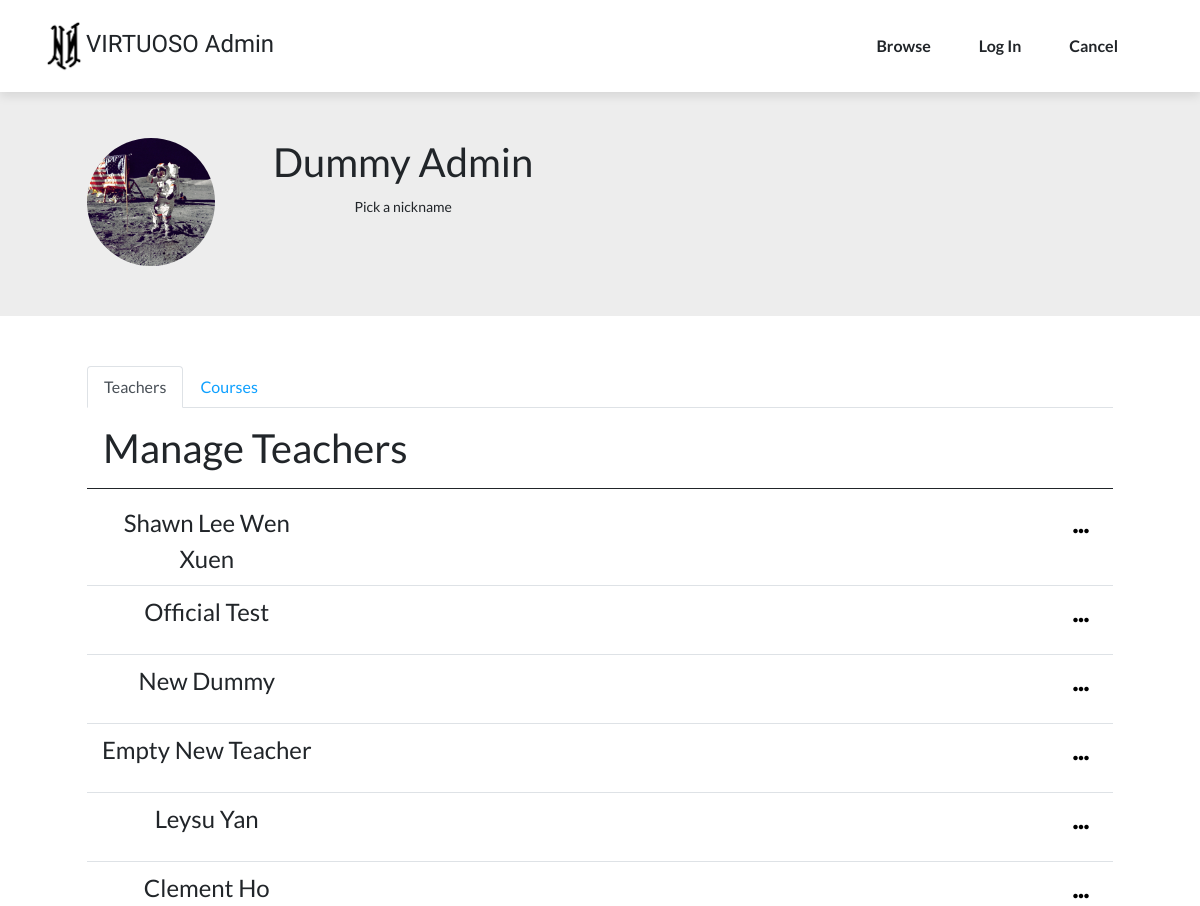
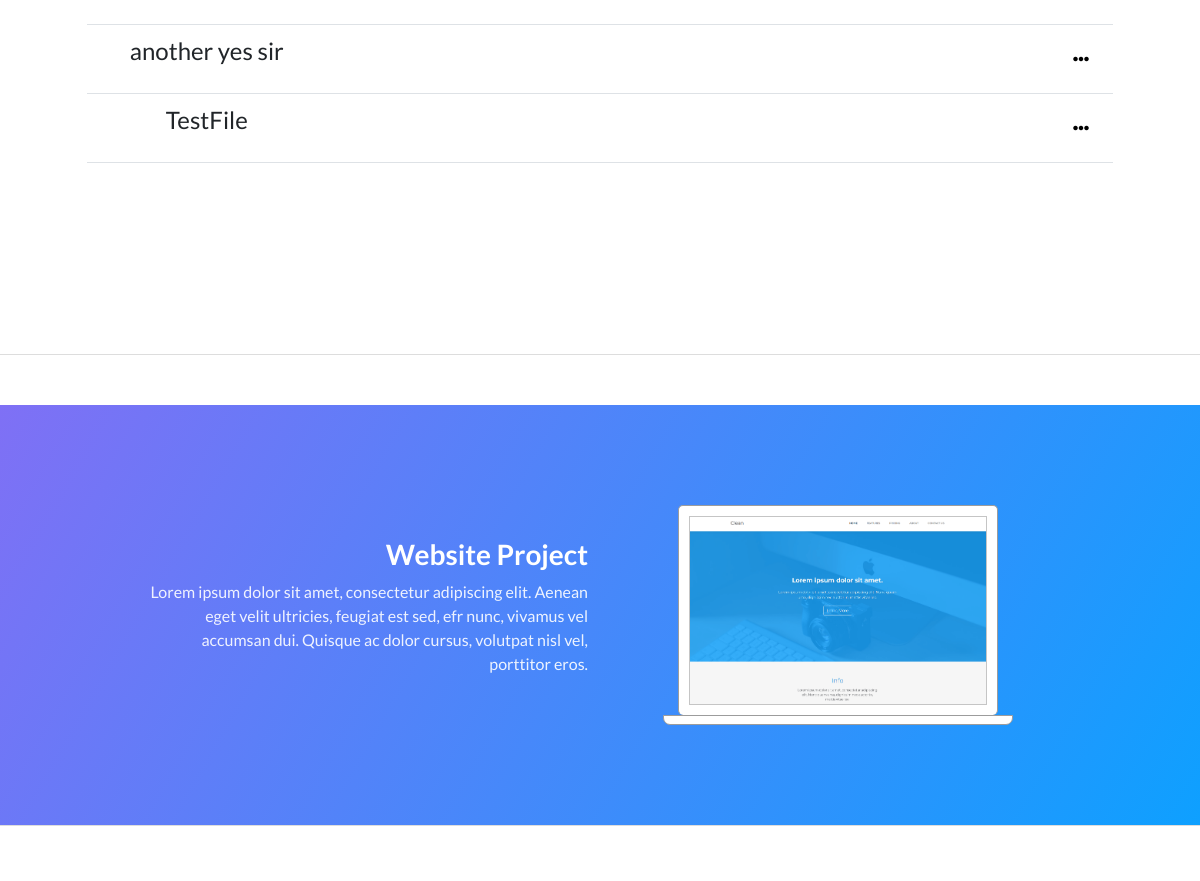
Page /adminhome.php on the committed database (2 pictures, top to bottom).
### tables this page shows
CREATE TABLE `t_proposal` (
  `t_proposal_id` int(11) NOT NULL,
  `t_sub` varchar(128) NOT NULL,
  `t_years` varchar(128) NOT NULL,
  `t_brief` text NOT NULL,
  `t_up_fid` int(11) DEFAULT NULL,
  `t_url` varchar(128) DEFAULT NULL,
  `t_fid` int(11) NOT NULL
);

CREATE TABLE `teacher` (
  `t_ID` int(11) NOT NULL,
  `t_username` varchar(128) NOT NULL,
  `t_name` varchar(128) NOT NULL,
  `t_email` varchar(128) NOT NULL,
  `t_pwd` varchar(128) NOT NULL,
  `t_status` int(1) NOT NULL DEFAULT 0,
  `approval_admin_fid` int(11) DEFAULT NULL
);

### includes/adminmanageuser.inc.php (the view, shortened to what this page needs)
<?php
$conn = mysqli_connect("localhost", "root", "", "virtuoso");
$sql = "SELECT t.t_ID,t.t_name,t.t_email,t.t_status,p.t_sub,p.t_years,p.t_brief,p.t_fid,p.t_url,p.t_up_fid FROM teacher AS t LEFT JOIN t_proposal AS p ON t.t_ID= p.t_fid;";
$result = $conn -> query($sql);
if ($result -> num_rows > 0){
    while ($row = $result -> fetch_assoc()){
    echo "<form method = 'post' action = 'includes/adminteacherstatus.inc.php'>
    <input type='hidden' id='custId' name='tId' value=".$row["t_ID"].">
    <tr>
    <td style='width: 265px;font-size: 24px;'>".$row["t_name"]."</td>
    <td style='width: 924px;'>
        <div>
        <a class='btn btn-primary listgroupdropMain' data-bs-toggle='collapse' aria-expanded='false' aria-controls='collapse-1' href='#collapse-".$row["t_ID"]."' role='button' style='float: right;'><i class='fas fa-ellipsis-h'></i></a>
            <div class='collapse' id='collapse-".$row["t_ID"]."' class='collapse' style='clear: right;'>
                <div class='row'>
                    <div class='col'>
                        <p>Subject</p>
                    </div>
                    <div class='col-xl-9'style='border-left-width: 1px;border-left-style: solid;'>
                        <p style='text-align: left;padding-left: 10px;'>".$row["t_sub"]."</p>
                    </div>
                </div>
                <div class='row'>
                    <div class='col'>
                        <p>Brief Background</p>
                    </div>
                    <div class='col-xl-9'style='border-left-width: 1px;border-left-style: solid;'>
                        <p style='text-align: left;padding-left: 10px;'>".$row["t_brief"]."</p>
                    </div>
                </div>
                <div class='row'>
                    <div class='col'>
                        <p>Experience</p>
                    </div>
                    <div class='col-xl-9'style='border-left-width: 1px;border-left-style: solid;'>
                        <p style='text-align: left;padding-left: 10px;'>".$row["t_years"]."</p>
                    </div>
                </div>";
                echo "<input type='submit' name='act'
                class='btn btn-primary' value='Activate' />
                <input type='submit' name='deact'
                class='btn btn-primary' value='Deactivate' style = 'margin-left:50px;' />
            </div>
        </div>
    </td>
</tr>
</form>";
    }
}
?>

### adminheader.php (shortened to what this page needs)
<!DOCTYPE html>
<html>
<head>
    <link rel="stylesheet" href="assets/bootstrap/css/bootstrap.min.css">
    <link rel="stylesheet" href="assets/fonts/font-awesome.min.css">
    <link rel="stylesheet" href="assets/fonts/ionicons.min.css">
    <link rel="stylesheet" href="assets/css/-Login-form-Page-BS4-.css">
    <link rel="stylesheet" href="https://cdnjs.cloudflare.com/ajax/libs/pikaday/1.6.1/css/pikaday.min.css">
    <link rel="stylesheet" href="assets/css/Login-Form-Dark.css">
    <link rel="stylesheet" href="assets/css/Registration-Form-with-Photo.css">
    <link rel="stylesheet" href="assets/css/Sidebar-Menu-1.css">
    <link rel="stylesheet" href="assets/css/Sidebar-Menu.css">
    <link rel="stylesheet" href="assets/css/untitled.css">
    <link rel="stylesheet" href="https://use.fontawesome.com/releases/v5.0.7/css/all.css">
    <link rel="stylesheet" href="//code.jquery.com/ui/1.12.1/themes/base/jquery-ui.css">
</head>
<body>
    <nav class="navbar navbar-dark navbar-expand-lg fixed-top bg-white portfolio-navbar gradient" style="color: rgb(255, 255, 255);background: rgb(255,255,255);">
        <div class="container">
          <a class="navbar-brand logo" href="index.php" style="color: var(--bs-dark);font-family: Alatsi, sans-serif;">
          <img src="assets/img/Artboard%202@8x.png" style="width: 64px;padding: 0px;margin: -10px;">VIRTUOSO Admin</a>
            <div class="collapse navbar-collapse" id="navbarNav">
                <ul class="navbar-nav ms-auto">
                    <?php
                      if (isset($_SESSION["learnerid"])) {
                        echo "<li class='nav-item'><a class='nav-link' href='browse.php' style='color: var(--bs-dark);'>Browse</a></li>";
                        echo "<li class='nav-item'><a class='nav-link' href='learnerhome.php' style='color: var(--bs-dark);'>My Account</a></li>";
                        echo "<li class='nav-item'><a class='nav-link' href='includes/logout.inc.php' style='color: var(--bs-dark);'>Log out</a></li>";
                      }
                      else {
                        echo "<li class='nav-item'><a class='nav-link' href='browse.php' style='color: var(--bs-dark);'>Browse</a></li>";
                        echo '<li class="nav-item"><a class="nav-link" href="adminlogin.php" style="color: var(--bs-dark);">Log In</a></li>';
                        echo '<li class="nav-item"><a class="nav-link" href="includes/logout.inc.php" style="color: var(--bs-dark);">Cancel</a></li>';
                      }
                    ?>
                </ul>
            </div>
        </div>
    </nav>

### adminhome.php (shortened to what this page needs)
<?php
  include_once 'adminheader.php';
?>
<main class="page lanidng-page">
        <section class="portfolio-block block-intro" style="padding: 50px 75px;padding-bottom: 50px;background: #ededed;">
            <div class="container">
                <div class="row">
                    <div class="col">
                        <div class="row">
                            <div class="col-3" id="avatar" onclick="on()">
                                <picture style="width: 128px;height: 128px;"><img id="profileavatar" src="assets/img/avatars/avatar.jpg" style="width: 128px;height: 128px;border-radius: 176px;"></picture>
                            </div>
                            <div class="col d-xxl-flex align-items-xxl-center">
                                <div>
                                    <h1 class="d-xxl-flex justify-content-xxl-start">
                                        <?php
                                        if(isset($_SESSION["adminname"]) && !empty($_SESSION['adminname'])){
                                            echo $_SESSION["adminname"];
                                        }else{
                                            echo "Dummy Admin";
                                        }
                                        ?>
                                    </h1><small class="d-xxl-flex justify-content-xxl-start">Pick a nickname</small>
                                </div>
                            </div>
                        </div>
                    </div>
                    <div class="col"></div>
                </div>
            </div>
        </section>
        <section class="portfolio-block block-intro" style="padding: 50px 75px;padding-bottom: 50px;">
            <div class="container">
                <div class="row">
                    <div class="col">
                        <div>
                            <ul class="nav nav-tabs" role="tablist">
                                <li class="nav-item" role="presentation"><a class="nav-link active" role="tab" data-bs-toggle="tab" href="#tab-1">Teachers</a></li>
                                <li class="nav-item" role="presentation"><a class="nav-link" role="tab" data-bs-toggle="tab" href="#tab-2">Courses</a></li>
                            </ul>
                            <div class="tab-content">
                                <div class="tab-pane active" role="tabpanel" id="tab-1">
                                    <h1 class="text-start" style="padding: 16px 16px;border-bottom-width: 1px;border-bottom-style: solid;">Manage Teachers</h1>
                                    <div class="table-responsive">
                                        <table class="table">
                                            <tbody>
                                                <?php
                                                include_once 'includes/adminmanageuser.inc.php';
                                                ?>
                                            </tbody>
                                        </table>
                                    </div>
                                </div>
                        </div>
                    </div>
                </div>
            </div>
        </section>
        <section class="portfolio-block skills" style="padding: 50px 75px;padding-top: 75px;"></section>
        <section class="portfolio-block block-intro" style="padding: 50px 75px;padding-top: 0px;"></section>
    </main>
    <section class="portfolio-block website gradient">
        <div class="container">
            <div class="row align-items-center">
                <div class="col-md-12 col-lg-5 offset-lg-1 text">
                    <h3>Website Project</h3>
                    <p>Lorem ipsum dolor sit amet, consectetur adipiscing elit. Aenean eget velit ultricies, feugiat est sed, efr nunc, vivamus vel accumsan dui. Quisque ac dolor cursus, volutpat nisl vel, porttitor eros.</p>
                </div>
                <div class="col-md-12 col-lg-5">
                    <div class="portfolio-laptop-mockup">
                        <div class="screen">
                            <div class="screen-content" style="background-image:url(&quot;assets/img/tech/image6.png&quot;);"></div>
                        </div>
                        <div class="keyboard"></div>
                    </div>
                </div>
            </div>
        </div>
    </section>
    <footer class="page-footer">
    </footer>
</body>
</html>

### assets/css/Login-Form-Dark.css (style rules this page uses)
#avatar { cursor: pointer; }
#profileavatar { object-fit: cover; }
.listgroupdropMain { border-radius: 0px; background: rgba(14,160,255,0); color: rgb(0,0,0); border-width: 0px; margin: 8px 0px; }

### assets/css/Sidebar-Menu-1.css (style rules this page uses)
body { overflow-x: hidden; }

### rows in the picture
t_proposal: t_fid.t_name "Shawn Lee Wen Xuen"
t_proposal: t_fid.t_name "Official Test"
t_proposal: t_fid.t_name "New Dummy"
t_proposal: t_fid.t_name "Empty New Teacher"
t_proposal: t_fid.t_name "Leysu Yan"
t_proposal: t_fid.t_name "Clement Ho"
teacher: t_name "another yes sir"
t_proposal: t_fid.t_name "TestFile"
